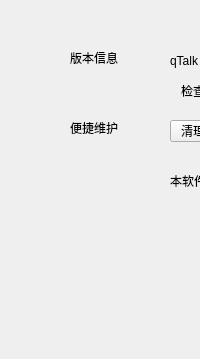
                 <widget class="QWidget" name="page_version">
                  <layout class="QVBoxLayout" name="verticalLayout_12">
                   <property name="spacing">
                    <number>0</number>
                   </property>
                   <property name="leftMargin">
                    <number>70</number>
                   </property>
                   <property name="topMargin">
                    <number>50</number>
                   </property>
                   <property name="rightMargin">
                    <number>0</number>
                   </property>
                   <property name="bottomMargin">
                    <number>0</number>
                   </property>
                   <item>
                    <widget class="QWidget" name="widget_15" native="true">
                     <property name="minimumSize">
                      <size>
                       <width>0</width>
                       <height>180</height>
                      </size>
                     </property>
                     <property name="maximumSize">
                      <size>
                       <width>16777215</width>
                       <height>180</height>
                      </size>
                     </property>
                     <widget class="QLabel" name="label_10">
                      <property name="geometry">
                       <rect>
                        <x>0</x>
                        <y>0</y>
                        <width>56</width>
                        <height>16</height>
                       </rect>
                      </property>
                      <property name="text">
                       <string>版本信息</string>
                      </property>
                      <property name="alignment">
                       <set>Qt::AlignLeading|Qt::AlignLeft|Qt::AlignVCenter</set>
                      </property>
                     </widget>
                     <widget class="QLabel" name="version">
                      <property name="geometry">
                       <rect>
                        <x>100</x>
                        <y>0</y>
                        <width>91</width>
                        <height>21</height>
                       </rect>
                      </property>
                      <property name="text">
                       <string>qTalk 0.8</string>
                      </property>
                     </widget>
                     <widget class="QPushButton" name="gengxin">
                      <property name="geometry">
                       <rect>
                        <x>100</x>
                        <y>30</y>
                        <width>70</width>
                        <height>22</height>
                       </rect>
                      </property>
                      <property name="minimumSize">
                       <size>
                        <width>0</width>
                        <height>22</height>
                       </size>
                      </property>
                      <property name="maximumSize">
                       <size>
                        <width>16777215</width>
                        <height>22</height>
                       </size>
                      </property>
                      <property name="styleSheet">
                       <string notr="true"/>
                      </property>
                      <property name="text">
                       <string>检查更新</string>
                      </property>
                      <property name="flat">
                       <bool>true</bool>
                      </property>
                     </widget>
                     <widget class="QPushButton" name="collectInfo">
                      <property name="geometry">
                       <rect>
                        <x>210</x>
                        <y>70</y>
                        <width>70</width>
                        <height>22</height>
                       </rect>
                      </property>
                      <property name="minimumSize">
                       <size>
                        <width>0</width>
                        <height>22</height>
                       </size>
                      </property>
                      <property name="maximumSize">
                       <size>
                        <width>16777215</width>
                        <height>22</height>
                       </size>
                      </property>
                      <property name="text">
                       <string>收集日志</string>
                      </property>
                     </widget>
                     <widget class="QPushButton" name="clearCache">
                      <property name="geometry">
                       <rect>
                        <x>100</x>
                        <y>70</y>
                        <width>70</width>
                        <height>22</height>
                       </rect>
                      </property>
                      <property name="minimumSize">
                       <size>
                        <width>0</width>
                        <height>22</height>
                       </size>
                      </property>
                      <property name="maximumSize">
                       <size>
                        <width>16777215</width>
                        <height>22</height>
                       </size>
                      </property>
                      <property name="text">
                       <string>清理缓存</string>
                      </property>
                     </widget>
                     <widget class="QLabel" name="label_25">
                      <property name="geometry">
                       <rect>
                        <x>0</x>
                        <y>70</y>
                        <width>56</width>
                        <height>16</height>
                       </rect>
                      </property>
                      <property name="text">
                       <string>便捷维护</string>
                      </property>
                      <property name="alignment">
                       <set>Qt::AlignLeading|Qt::AlignLeft|Qt::AlignVCenter</set>
                      </property>
                     </widget>
                     <widget class="QLabel" name="newversion">
                      <property name="geometry">
                       <rect>
                        <x>210</x>
                        <y>2</y>
                        <width>91</width>
                        <height>15</height>
                       </rect>
                      </property>
                      <property name="text">
                       <string/>
                      </property>
                     </widget>
                     <widget class="QLabel" name="version_3">
                      <property name="geometry">
                       <rect>
                        <x>100</x>
                        <y>120</y>
                        <width>271</width>
                        <height>21</height>
                       </rect>
                      </property>
                      <property name="text">
                       <string>本软件使用了EmojiOne表情包。</string>
                      </property>
                     </widget>
                     <widget class="QLabel" name="logcoll_label">
                      <property name="geometry">
                       <rect>
                        <x>193</x>
                        <y>100</y>
                        <width>171</width>
                        <height>20</height>
                       </rect>
                      </property>
                      <property name="text">
                       <string/>
                      </property>
                     </widget>
                    </widget>
                   </item>
                   <item>
                    <spacer name="verticalSpacer_10">
                     <property name="orientation">
                      <enum>Qt::Vertical</enum>
                     </property>
                     <property name="sizeHint" stdset="0">
                      <size>
                       <width>20</width>
                       <height>129</height>
                      </size>
                     </property>
                    </spacer>
                   </item>
                  </layout>
                 </widget>
